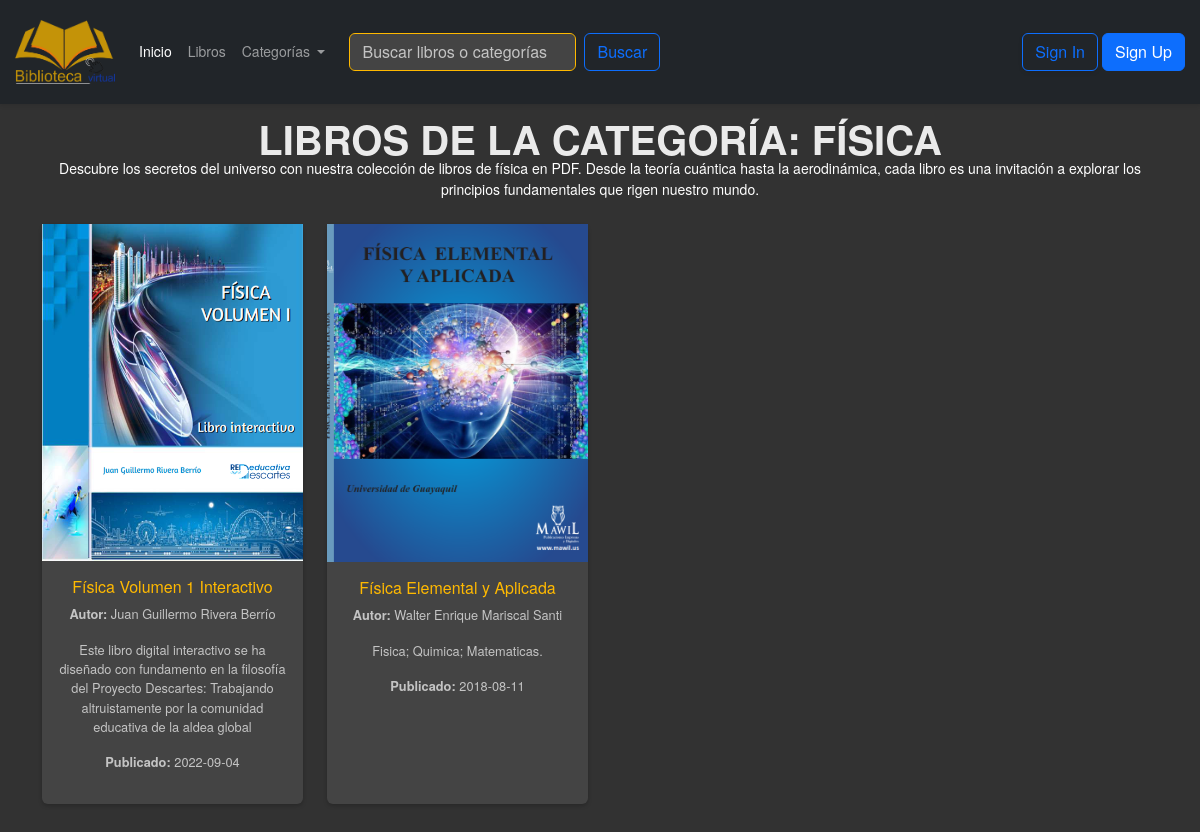
The page /categoria/1 on the database its author committed.
### tables this page shows
CREATE TABLE categorias (
        id_categoria INTEGER PRIMARY KEY AUTOINCREMENT,
        nombre TEXT UNIQUE NOT NULL,
        descripcion TEXT
        );

CREATE TABLE libros (
        id_libro INTEGER PRIMARY KEY AUTOINCREMENT,
        titulo TEXT NOT NULL,
        id_autor INTEGER NOT NULL,
        id_categoria INTEGER NOT NULL,
        descripcion TEXT,
        archivo TEXT NOT NULL,
        imagen TEXT, -- Nueva columna para la imagen
        fecha_publicacion DATE,
        fecha_agregado TIMESTAMP DEFAULT CURRENT_TIMESTAMP,
        FOREIGN KEY (id_autor) REFERENCES Autores(id_autor),
        FOREIGN KEY (id_categoria) REFERENCES Categorias(id_categoria)
        );

### blueprints/index/__init__.py (the view)
@index_bp.route("/categoria/<int:categoria_id>")
def libros_por_categoria(categoria_id):
    libros = query_db("""
        SELECT
            libros.titulo,
            autores.nombre || ' ' || autores.apellido AS autor,
            libros.descripcion,
            libros.archivo,  -- Ruta del PDF
            libros.imagen,   -- Ruta de la imagen
            libros.fecha_publicacion
        FROM libros
        JOIN autores ON libros.id_autor = autores.id_autor
        WHERE libros.id_categoria = ?
    """, (categoria_id,))
    categoria = query_db("""
        SELECT nombre, descripcion
        FROM categorias
        WHERE id_categoria = ?
    """, (categoria_id,), one=True)
    return render_template("cat_libros.html", libros=libros, categoria=categoria)

### blueprints/index/__init__.py (called while the page is built)
def query_db(query, args=(), one=False):
    conn = sqlite3.connect('biblioteca.db')
    cursor = conn.cursor()
    cursor.execute(query, args)
    rv = cursor.fetchall()
    conn.close()
    return (rv[0] if rv else None) if one else rv

@index_bp.app_context_processor
def inject_categories():
    categorias = query_db("""
        SELECT
            id_categoria,
            nombre
        FROM categorias
    """)
    return {'categorias_navbar': categorias}

### blueprints/index/templates/cat_libros.html (shortened to what this page needs)
{% extends 'base.html' %}
{% block content %}
<section class="related-secction section section">
    <div class="container">
      <h2 class="section-title text-center">LIBROS DE LA CATEGORÍA: {{ categoria[0] }}</h2>
      <div id="letas1" class="text-center mb-4">{{ categoria[1] }}</div>
      <div class="row">
        {% for libro in libros %}
        <div class="col-6 col-lg-3 mb-5">
          <div class="card text-center">
            <a href="{{ url_for('index.mostrar_libro', libro_id=loop.index) }}">
              <img class="img-fluid" src="{{ url_for('static', filename='img/librosimg/' + libro[4]) }}" alt="Imagen del libro">
            </a>
            <div class="card-body">
              <h5 class="card-title">{{ libro[0] }}</h5>
              <p class="card-autor"><strong>Autor:</strong> {{ libro[1] }}</p>
              <p class="card-descripcion">{{ libro[2] }}</p>
              <p class="card-fecha"><strong>Publicado:</strong> {{ libro[5] }}</p>
            </div>
          </div>
        </div>
        {% else %}
        <div class="col-12 text-center">
          <p>No hay libros disponibles en esta categoría.</p>
        </div>
        {% endfor %}
      </div>
    </div>
  </section>
  {% endblock %}

### static/css/style.css (style rules this page uses)
html, body { position: relative; height: 100%; }
body { background-color: #323232; font-family: 'Helvetica Neue', Helvetica, Arial, sans-serif; font-size: 14px; color: #ffffff; margin-top: 120px; }
h1, h2, h3 { color: #ffffff; text-align: center; }
h2 { margin-top: 30px; font-size: 40px; line-height: 38px; padding-bottom: 20px; opacity: .9; text-transform: uppercase; font-weight: 600; text-align: center; color: #ffffff; }
p { font-size: 20px; }
.card { background-color: #444444; color: #ffffff; border: none; box-shadow: 0 2px 4px rgba(0, 0, 0, 0.2); text-align: center; height: 100%; display: flex; flex-direction: column; justify-content: space-between; }
.card-title { font-size: 1rem; color: #ffb900; margin-bottom: 8px; }
.card-autor, .card-categoria, .card-descripcion, .card-fecha { font-size: 0.8rem; color: #c4c4c4; }
.row .col-6 { margin-bottom: 20px; }
h4, h2, small, a { margin: 0; padding: 0; }
a { text-decoration: none; }

### rows shown on the page
categorias: nombre "FÍSICA", descripcion "Descubre los secretos del universo con nuestra colección de libros de física en PDF. Desde la teoría cuántica hasta la aerodinámica, cada libro es una invitación a explorar los principios fundamentales que rigen nuestro mundo."
libros: imagen (picture), titulo "Física Volumen 1 Interactivo", libro "Juan Guillermo Rivera Berrío", descripcion "Este libro digital interactivo se ha diseñado con fundamento en la filosofía del Proyecto Descartes: Trabajando altruistamente por la comunidad educativa de la aldea global", fecha_publicacion "2022-09-04"
libros: imagen (picture), titulo "Física Elemental y Aplicada", libro "Walter Enrique Mariscal Santi", descripcion "Fisica; Quimica; Matematicas.", fecha_publicacion "2018-08-11"
